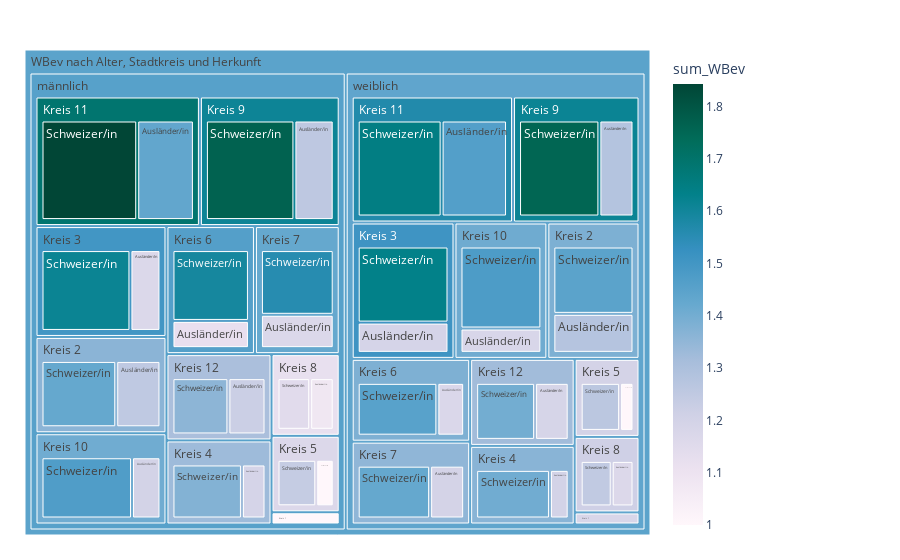

The cell this chart's notebook holds for it:
### Code cell
fig = px.treemap(myTreemapAgg.reset_index()
                 , path=[px.Constant("WBev nach Alter, Stadtkreis und Herkunft"), 'SexLang','KreisLang','HerkunftLang']
                 , values='sum_WBev'
                 , color='sum_WBev'
                 ## bei discrete scales (bei Klassen und Strings):                 
                 #, color_discrete_map={'(?)':'lightgrey','EVP':'gold', 'SP':'#FF3030', 'PdA':'#EE3B3B', 'Grüne':'#A2CD5A','GLP':'#CAFF70','Die Mitte':'orange','FDP':'#104E8B','AL':'deeppink','SVP':'forestgreen', 'FL ZÜRI':'#8B864E','Volt':'#lightblue' }                
                 ## bei continuous scales (bei Zahlenwerten):
                , color_continuous_scale='PuBuGn'
                #, color_continuous_midpoint=np.average(myTreemapAgg['sum_WBev'], weights=myTreemapAgg['sum_WBev']) 
                 #,height=400
                 #,width=1500
                )
fig.update_traces(root_color="grey")
fig.update_layout(margin = dict(t=50, l=25, r=250, b=25))#, title="WBev nach Alter, Stadtkreis und Herkunft")
fig.show()

### Figure 1 — Plotly figure (JSON) as saved in the notebook; plotly's stock layout.template omitted (floating-point values rounded to 4 significant figures)
{"data": [{"branchvalues": "total", "customdata": [[1], [1.133], [1.2], [1.18], [1.432], [1.464], [1.224], [1.187], [1.254], [1.278], [1.169], [1.19], [1.191], [1.2], [1], [1], [1.121], [1.173], [1.168], [1.197], [1.082], [1.165], [1.256], [1.28], [1], [1.222], [1.471], [1.477], [1.843], [1.649], [1.358], [1.402], [1.426], [1.448], [1.614], [1.635], [1.375], [1.406], [1.238], [1.264], [1.593], [1.453], [1.558], [1.427], [1.147], [1.248], [1.767], [1.756], [1], [1.182], [1.406], [1.409], [1.691], [1.568], [1.304], [1.324], [1.362], [1.386], [1.502], [1.508], [1.329], [1.364], [1.164], [1.197], [1.462], [1.383], [1.425], [1.354], [1.12], [1.214], [1.61], [1.614], [1.457], [1.437], [1.447]], "domain": {"x": [0, 1], "y": [0, 1]}, "hovertemplate": "labels=%{label}<br>sum_WBev_sum=%{value}<br>parent=%{parent}<br>id=%{id}<br>sum_WBev=%{color}<extra></extra>", "ids": ["WBev nach Alter, Stadtkreis und Herkunft/männlich/Kreis 1/Ausländer/in", "WBev nach Alter, Stadtkreis und Herkunft/weiblich/Kreis 1/Ausländer/in", "WBev nach Alter, Stadtkreis und Herkunft/männlich/Kreis 10/Ausländer/in", "WBev nach Alter, Stadtkreis und Herkunft/weiblich/Kreis 10/Ausländer/in", "WBev nach Alter, Stadtkreis und Herkunft/männlich/Kreis 11/Ausländer/in", "WBev nach Alter, Stadtkreis und Herkunft/weiblich/Kreis 11/Ausländer/in", "WBev nach Alter, Stadtkreis und Herkunft/männlich/Kreis 12/Ausländer/in", "WBev nach Alter, Stadtkreis und Herkunft/weiblich/Kreis 12/Ausländer/in", "WBev nach Alter, Stadtkreis und Herkunft/männlich/Kreis 2/Ausländer/in", "WBev nach Alter, Stadtkreis und Herkunft/weiblich/Kreis 2/Ausländer/in", "WBev nach Alter, Stadtkreis und Herkunft/männlich/Kreis 3/Ausländer/in", "WBev nach Alter, Stadtkreis und Herkunft/weiblich/Kreis 3/Ausländer/in", "WBev nach Alter, Stadtkreis und Herkunft/männlich/Kreis 4/Ausländer/in", "WBev nach Alter, Stadtkreis und Herkunft/weiblich/Kreis 4/Ausländer/in", "WBev nach Alter, Stadtkreis und Herkunft/männlich/Kreis 5/Ausländer/in", "WBev nach Alter, Stadtkreis und Herkunft/weiblich/Kreis 5/Ausländer/in", "WBev nach Alter, Stadtkreis und Herkunft/männlich/Kreis 6/Ausländer/in", "WBev nach Alter, Stadtkreis und Herkunft/weiblich/Kreis 6/Ausländer/in", "WBev nach Alter, Stadtkreis und Herkunft/männlich/Kreis 7/Ausländer/in", "WBev nach Alter, Stadtkreis und Herkunft/weiblich/Kreis 7/Ausländer/in", "WBev nach Alter, Stadtkreis und Herkunft/männlich/Kreis 8/Ausländer/in", "WBev nach Alter, Stadtkreis und Herkunft/weiblich/Kreis 8/Ausländer/in", "WBev nach Alter, Stadtkreis und Herkunft/männlich/Kreis 9/Ausländer/in", "WBev nach Alter, Stadtkreis und Herkunft/weiblich/Kreis 9/Ausländer/in", "WBev nach Alter, Stadtkreis und Herkunft/männlich/Kreis 1/Schweizer/in", "WBev nach Alter, Stadtkreis und Herkunft/weiblich/Kreis 1/Schweizer/in", "WBev nach Alter, Stadtkreis und Herkunft/männlich/Kreis 10/Schweizer/in", "WBev nach Alter, Stadtkreis und Herkunft/weiblich/Kreis 10/Schweizer/in", "WBev nach Alter, Stadtkreis und Herkunft/männlich/Kreis 11/Schweizer/in", "WBev nach Alter, Stadtkreis und Herkunft/weiblich/Kreis 11/Schweizer/in", "WBev nach Alter, Stadtkreis und Herkunft/männlich/Kreis 12/Schweizer/in", "WBev nach Alter, Stadtkreis und Herkunft/weiblich/Kreis 12/Schweizer/in", "WBev nach Alter, Stadtkreis und Herkunft/männlich/Kreis 2/Schweizer/in", "WBev nach Alter, Stadtkreis und Herkunft/weiblich/Kreis 2/Schweizer/in", "WBev nach Alter, Stadtkreis und Herkunft/männlich/Kreis 3/Schweizer/in", "WBev nach Alter, Stadtkreis und Herkunft/weiblich/Kreis 3/Schweizer/in", "WBev nach Alter, Stadtkreis und Herkunft/männlich/Kreis 4/Schweizer/in", "WBev nach Alter, Stadtkreis und Herkunft/weiblich/Kreis 4/Schweizer/in", "WBev nach Alter, Stadtkreis und Herkunft/männlich/Kreis 5/Schweizer/in", "WBev nach Alter, Stadtkreis und Herkunft/weiblich/Kreis 5/Schweizer/in", "WBev nach Alter, Stadtkreis und Herkunft/männlich/Kreis 6/Schweizer/in", "WBev nach Alter, Stadtkreis und Herkunft/weiblich/Kreis 6/Schweizer/in", "WBev nach Alter, Stadtkreis und Herkunft/männlich/Kreis 7/Schweizer/in", "WBev nach Alter, Stadtkreis und Herkunft/weiblich/Kreis 7/Schweizer/in", "WBev nach Alter, Stadtkreis und Herkunft/männlich/Kreis 8/Schweizer/in", "WBev nach Alter, Stadtkreis und Herkunft/weiblich/Kreis 8/Schweizer/in", "WBev nach Alter, Stadtkreis und Herkunft/männlich/Kreis 9/Schweizer/in", "WBev nach Alter, Stadtkreis und Herkunft/weiblich/Kreis 9/Schweizer/in", "WBev nach Alter, Stadtkreis und Herkunft/männlich/Kreis 1", "WBev nach Alter, Stadtkreis und Herkunft/weiblich/Kreis 1", "WBev nach Alter, Stadtkreis und Herkunft/männlich/Kreis 10", "WBev nach Alter, Stadtkreis und Herkunft/weiblich/Kreis 10", "WBev nach Alter, Stadtkreis und Herkunft/männlich/Kreis 11", "WBev nach Alter, Stadtkreis und Herkunft/weiblich/Kreis 11", "WBev nach Alter, Stadtkreis und Herkunft/männlich/Kreis 12", "WBev nach Alter, Stadtkreis und Herkunft/weiblich/Kreis 12", "WBev nach Alter, Stadtkreis und Herkunft/männlich/Kreis 2", "WBev nach Alter, Stadtkreis und Herkunft/weiblich/Kreis 2", "WBev nach Alter, Stadtkreis und Herkunft/männlich/Kreis 3", "WBev nach Alter, Stadtkreis und Herkunft/weiblich/Kreis 3", "WBev nach Alter, Stadtkreis und Herkunft/männlich/Kreis 4", "WBev nach Alter, Stadtkreis und Herkunft/weiblich/Kreis 4", "WBev nach Alter, Stadtkreis und Herkunft/männlich/Kreis 5", "WBev nach Alter, Stadtkreis und Herkunft/weiblich/Kreis 5", "WBev nach Alter, Stadtkreis und Herkunft/männlich/Kreis 6", "WBev nach Alter, Stadtkreis und Herkunft/weiblich/Kreis 6", "WBev nach Alter, Stadtkreis und Herkunft/männlich/Kreis 7", "WBev nach Alter, Stadtkreis und Herkunft/weiblich/Kreis 7", "WBev nach Alter, Stadtkreis und Herkunft/männlich/Kreis 8", "WBev nach Alter, Stadtkreis und Herkunft/weiblich/Kreis 8", "WBev nach Alter, Stadtkreis und Herkunft/männlich/Kreis 9", "WBev nach Alter, Stadtkreis und Herkunft/weiblich/Kreis 9", "WBev nach Alter, Stadtkreis und Herkunft/männlich", "WBev nach Alter, Stadtkreis und Herkunft/weiblich", "WBev nach Alter, Stadtkreis und Herkunft"], "labels": ["Ausländer/in", "Ausländer/in", "Ausländer/in", "Ausländer/in", "Ausländer/in", "Ausländer/in", "Ausländer/in", "Ausländer/in", "Ausländer/in", "Ausländer/in", "Ausländer/in", "Ausländer/in", "Ausländer/in", "Ausländer/in", "Ausländer/in", "Ausländer/in", "Ausländer/in", "Ausländer/in", "Ausländer/in", "Ausländer/in", "Ausländer/in", "Ausländer/in", "Ausländer/in", "Ausländer/in", "Schweizer/in", "Schweizer/in", "Schweizer/in", "Schweizer/in", "Schweizer/in", "Schweizer/in", "Schweizer/in", "Schweizer/in", "Schweizer/in", "Schweizer/in", "Schweizer/in", "Schweizer/in", "Schweizer/in", "Schweizer/in", "Schweizer/in", "Schweizer/in", "Schweizer/in", "Schweizer/in", "Schweizer/in", "Schweizer/in", "Schweizer/in", "Schweizer/in", "Schweizer/in", "Schweizer/in", "Kreis 1", "Kreis 1", "Kreis 10", "Kreis 10", "Kreis 11", "Kreis 11", "Kreis 12", "Kreis 12", "Kreis 2", "Kreis 2", "Kreis 3", "Kreis 3", "Kreis 4", "Kreis 4", "Kreis 5", "Kreis 5", "Kreis 6", "Kreis 6", "Kreis 7", "Kreis 7", "Kreis 8", "Kreis 8", "Kreis 9", "Kreis 9", "männlich", "weiblich", "WBev nach Alter, Stadtkreis und Herkunft"], "marker": {"coloraxis": "coloraxis", "colors": [1, 1.133, 1.2, 1.18, 1.432, 1.464, 1.224, 1.187, 1.254, 1.278, 1.169, 1.19, 1.191, 1.2, 1, 1, 1.121, 1.173, 1.168, 1.197, 1.082, 1.165, 1.256, 1.28, 1, 1.222, 1.471, 1.477, 1.843, 1.649, 1.358, 1.402, 1.426, 1.448, 1.614, 1.635, 1.375, 1.406, 1.238, 1.264, 1.593, 1.453, 1.558, 1.427, 1.147, 1.248, 1.767, 1.756, 1, 1.182, 1.406, 1.409, 1.691, 1.568, 1.304, 1.324, 1.362, 1.386, 1.502, 1.508, 1.329, 1.364, 1.164, 1.197, 1.462, 1.383, 1.425, 1.354, 1.12, 1.214, 1.61, 1.614, 1.457, 1.437, 1.447]}, "name": "", "parents": ["WBev nach Alter, Stadtkreis und Herkunft/männlich/Kreis 1", "WBev nach Alter, Stadtkreis und Herkunft/weiblich/Kreis 1", "WBev nach Alter, Stadtkreis und Herkunft/männlich/Kreis 10", "WBev nach Alter, Stadtkreis und Herkunft/weiblich/Kreis 10", "WBev nach Alter, Stadtkreis und Herkunft/männlich/Kreis 11", "WBev nach Alter, Stadtkreis und Herkunft/weiblich/Kreis 11", "WBev nach Alter, Stadtkreis und Herkunft/männlich/Kreis 12", "WBev nach Alter, Stadtkreis und Herkunft/weiblich/Kreis 12", "WBev nach Alter, Stadtkreis und Herkunft/männlich/Kreis 2", "WBev nach Alter, Stadtkreis und Herkunft/weiblich/Kreis 2", "WBev nach Alter, Stadtkreis und Herkunft/männlich/Kreis 3", "WBev nach Alter, Stadtkreis und Herkunft/weiblich/Kreis 3", "WBev nach Alter, Stadtkreis und Herkunft/männlich/Kreis 4", "WBev nach Alter, Stadtkreis und Herkunft/weiblich/Kreis 4", "WBev nach Alter, Stadtkreis und Herkunft/männlich/Kreis 5", "WBev nach Alter, Stadtkreis und Herkunft/weiblich/Kreis 5", "WBev nach Alter, Stadtkreis und Herkunft/männlich/Kreis 6", "WBev nach Alter, Stadtkreis und Herkunft/weiblich/Kreis 6", "WBev nach Alter, Stadtkreis und Herkunft/männlich/Kreis 7", "WBev nach Alter, Stadtkreis und Herkunft/weiblich/Kreis 7", "WBev nach Alter, Stadtkreis und Herkunft/männlich/Kreis 8", "WBev nach Alter, Stadtkreis und Herkunft/weiblich/Kreis 8", "WBev nach Alter, Stadtkreis und Herkunft/männlich/Kreis 9", "WBev nach Alter, Stadtkreis und Herkunft/weiblich/Kreis 9", "WBev nach Alter, Stadtkreis und Herkunft/männlich/Kreis 1", "WBev nach Alter, Stadtkreis und Herkunft/weiblich/Kreis 1", "WBev nach Alter, Stadtkreis und Herkunft/männlich/Kreis 10", "WBev nach Alter, Stadtkreis und Herkunft/weiblich/Kreis 10", "WBev nach Alter, Stadtkreis und Herkunft/männlich/Kreis 11", "WBev nach Alter, Stadtkreis und Herkunft/weiblich/Kreis 11", "WBev nach Alter, Stadtkreis und Herkunft/männlich/Kreis 12", "WBev nach Alter, Stadtkreis und Herkunft/weiblich/Kreis 12", "WBev nach Alter, Stadtkreis und Herkunft/männlich/Kreis 2", "WBev nach Alter, Stadtkreis und Herkunft/weiblich/Kreis 2", "WBev nach Alter, Stadtkreis und Herkunft/männlich/Kreis 3", "WBev nach Alter, Stadtkreis und Herkunft/weiblich/Kreis 3", "WBev nach Alter, Stadtkreis und Herkunft/männlich/Kreis 4", "WBev nach Alter, Stadtkreis und Herkunft/weiblich/Kreis 4", "WBev nach Alter, Stadtkreis und Herkunft/männlich/Kreis 5", "WBev nach Alter, Stadtkreis und Herkunft/weiblich/Kreis 5", "WBev nach Alter, Stadtkreis und Herkunft/männlich/Kreis 6", "WBev nach Alter, Stadtkreis und Herkunft/weiblich/Kreis 6", "WBev nach Alter, Stadtkreis und Herkunft/männlich/Kreis 7", "WBev nach Alter, Stadtkreis und Herkunft/weiblich/Kreis 7", "WBev nach Alter, Stadtkreis und Herkunft/männlich/Kreis 8", "WBev nach Alter, Stadtkreis und Herkunft/weiblich/Kreis 8", "WBev nach Alter, Stadtkreis und Herkunft/männlich/Kreis 9", "WBev nach Alter, Stadtkreis und Herkunft/weiblich/Kreis 9", "WBev nach Alter, Stadtkreis und Herkunft/männlich", "WBev nach Alter, Stadtkreis und Herkunft/weiblich", "WBev nach Alter, Stadtkreis und Herkunft/männlich", "WBev nach Alter, Stadtkreis und Herkunft/weiblich", "WBev nach Alter, Stadtkreis und Herkunft/männlich", "WBev nach Alter, Stadtkreis und Herkunft/weiblich", "WBev nach Alter, Stadtkreis und Herkunft/männlich", "WBev nach Alter, Stadtkreis und Herkunft/weiblich", "WBev nach Alter, Stadtkreis und Herkunft/männlich", "WBev nach Alter, Stadtkreis und Herkunft/weiblich", "WBev nach Alter, Stadtkreis und Herkunft/männlich", "WBev nach Alter, Stadtkreis und Herkunft/weiblich", "WBev nach Alter, Stadtkreis und Herkunft/männlich", "WBev nach Alter, Stadtkreis und Herkunft/weiblich", "WBev nach Alter, Stadtkreis und Herkunft/männlich", "WBev nach Alter, Stadtkreis und Herkunft/weiblich", "WBev nach Alter, Stadtkreis und Herkunft/männlich", "WBev nach Alter, Stadtkreis und Herkunft/weiblich", "WBev nach Alter, Stadtkreis und Herkunft/männlich", "WBev nach Alter, Stadtkreis und Herkunft/weiblich", "WBev nach Alter, Stadtkreis und Herkunft/männlich", "WBev nach Alter, Stadtkreis und Herkunft/weiblich", "WBev nach Alter, Stadtkreis und Herkunft/männlich", "WBev nach Alter, Stadtkreis und Herkunft/weiblich", "WBev nach Alter, Stadtkreis und Herkunft", "WBev nach Alter, Stadtkreis und Herkunft", ""], "root": {"color": "grey"}, "type": "treemap", "values": [11, 15, 120, 122, 333, 375, 152, 139, 197, 194, 154, 168, 94, 70, 68, 54, 132, 104, 155, 132, 98, 85, 234, 200, 24, 18, 382, 411, 562, 481, 229, 244, 333, 335, 456, 422, 277, 276, 151, 159, 344, 309, 301, 281, 136, 121, 527, 471, 35, 33, 502, 533, 895, 856, 381, 383, 530, 529, 610, 590, 371, 346, 219, 213, 476, 413, 456, 413, 234, 206, 761, 671, 5470, 5186, 10656]}], "layout": {"autosize": true, "coloraxis": {"colorbar": {"title": {"text": "sum_WBev"}}, "colorscale": [[0, "rgb(255,247,251)"], [0.125, "rgb(236,226,240)"], [0.25, "rgb(208,209,230)"], [0.375, "rgb(166,189,219)"], [0.5, "rgb(103,169,207)"], [0.625, "rgb(54,144,192)"], [0.75, "rgb(2,129,138)"], [0.875, "rgb(1,108,89)"], [1, "rgb(1,70,54)"]]}, "legend": {"tracegroupgap": 0}, "margin": {"b": 25, "l": 25, "r": 250, "t": 50}}}
